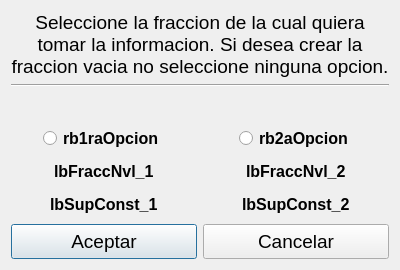
<?xml version="1.0" encoding="UTF-8"?>
<ui version="4.0">
 <class>fusionDialogBase</class>
 <widget class="QDialog" name="fusionDialogBase">
  <property name="geometry">
   <rect>
    <x>0</x>
    <y>0</y>
    <width>400</width>
    <height>270</height>
   </rect>
  </property>
  <property name="minimumSize">
   <size>
    <width>400</width>
    <height>270</height>
   </size>
  </property>
  <property name="maximumSize">
   <size>
    <width>400</width>
    <height>270</height>
   </size>
  </property>
  <property name="windowTitle">
   <string>Fusion de Fracciones</string>
  </property>
  <layout class="QGridLayout" name="gridLayout">
   <item row="1" column="0" colspan="2">
    <widget class="Line" name="line">
     <property name="orientation">
      <enum>Qt::Horizontal</enum>
     </property>
    </widget>
   </item>
   <item row="6" column="0">
    <widget class="QPushButton" name="btnAceptar">
     <property name="minimumSize">
      <size>
       <width>0</width>
       <height>35</height>
      </size>
     </property>
     <property name="maximumSize">
      <size>
       <width>16777215</width>
       <height>35</height>
      </size>
     </property>
     <property name="font">
      <font>
       <pointsize>14</pointsize>
       <weight>50</weight>
       <bold>false</bold>
      </font>
     </property>
     <property name="text">
      <string>Aceptar</string>
     </property>
    </widget>
   </item>
   <item row="6" column="1">
    <widget class="QPushButton" name="btnCerrar">
     <property name="minimumSize">
      <size>
       <width>0</width>
       <height>35</height>
      </size>
     </property>
     <property name="maximumSize">
      <size>
       <width>16777215</width>
       <height>35</height>
      </size>
     </property>
     <property name="font">
      <font>
       <pointsize>14</pointsize>
       <weight>50</weight>
       <bold>false</bold>
      </font>
     </property>
     <property name="text">
      <string>Cancelar</string>
     </property>
    </widget>
   </item>
   <item row="4" column="0" alignment="Qt::AlignHCenter">
    <widget class="QLabel" name="lbFraccNvl_1">
     <property name="font">
      <font>
       <pointsize>12</pointsize>
       <weight>75</weight>
       <bold>true</bold>
      </font>
     </property>
     <property name="text">
      <string>lbFraccNvl_1</string>
     </property>
    </widget>
   </item>
   <item row="4" column="1" alignment="Qt::AlignHCenter">
    <widget class="QLabel" name="lbFraccNvl_2">
     <property name="font">
      <font>
       <pointsize>12</pointsize>
       <weight>75</weight>
       <bold>true</bold>
      </font>
     </property>
     <property name="text">
      <string>lbFraccNvl_2</string>
     </property>
    </widget>
   </item>
   <item row="5" column="0" alignment="Qt::AlignHCenter">
    <widget class="QLabel" name="lbSupConst_1">
     <property name="font">
      <font>
       <pointsize>12</pointsize>
       <weight>75</weight>
       <bold>true</bold>
      </font>
     </property>
     <property name="text">
      <string>lbSupConst_1</string>
     </property>
    </widget>
   </item>
   <item row="5" column="1" alignment="Qt::AlignHCenter">
    <widget class="QLabel" name="lbSupConst_2">
     <property name="font">
      <font>
       <pointsize>12</pointsize>
       <weight>75</weight>
       <bold>true</bold>
      </font>
     </property>
     <property name="text">
      <string>lbSupConst_2</string>
     </property>
    </widget>
   </item>
   <item row="3" column="1" alignment="Qt::AlignHCenter">
    <widget class="QRadioButton" name="rb2aOpcion">
     <property name="font">
      <font>
       <pointsize>12</pointsize>
       <weight>75</weight>
       <bold>true</bold>
      </font>
     </property>
     <property name="text">
      <string>rb2aOpcion</string>
     </property>
    </widget>
   </item>
   <item row="3" column="0" alignment="Qt::AlignHCenter">
    <widget class="QRadioButton" name="rb1raOpcion">
     <property name="font">
      <font>
       <pointsize>12</pointsize>
       <weight>75</weight>
       <bold>true</bold>
      </font>
     </property>
     <property name="text">
      <string>rb1raOpcion</string>
     </property>
    </widget>
   </item>
   <item row="0" column="0" colspan="2">
    <widget class="QLabel" name="label_2">
     <property name="font">
      <font>
       <pointsize>14</pointsize>
       <weight>50</weight>
       <bold>false</bold>
      </font>
     </property>
     <property name="text">
      <string>Seleccione la fraccion de la cual quiera tomar la informacion. Si desea crear la fraccion vacia no seleccione ninguna opcion.</string>
     </property>
     <property name="alignment">
      <set>Qt::AlignCenter</set>
     </property>
     <property name="wordWrap">
      <bool>true</bool>
     </property>
     <property name="margin">
      <number>8</number>
     </property>
    </widget>
   </item>
   <item row="2" column="0" colspan="2">
    <widget class="QLabel" name="label">
     <property name="text">
      <string/>
     </property>
    </widget>
   </item>
  </layout>
 </widget>
 <resources/>
 <connections/>
</ui>
